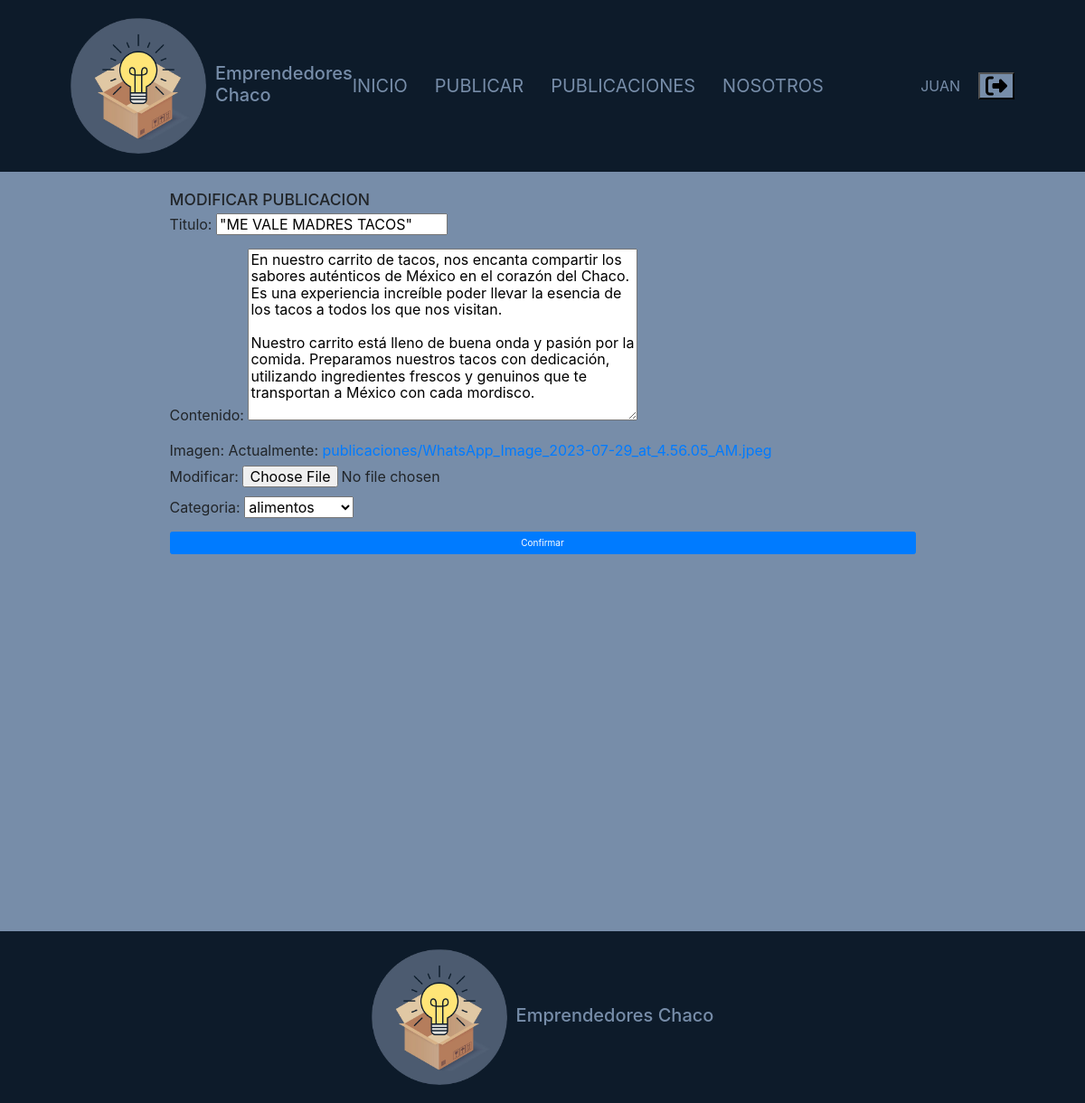
The app's page /publicaciones/Modificar/11 (signed in), older data.
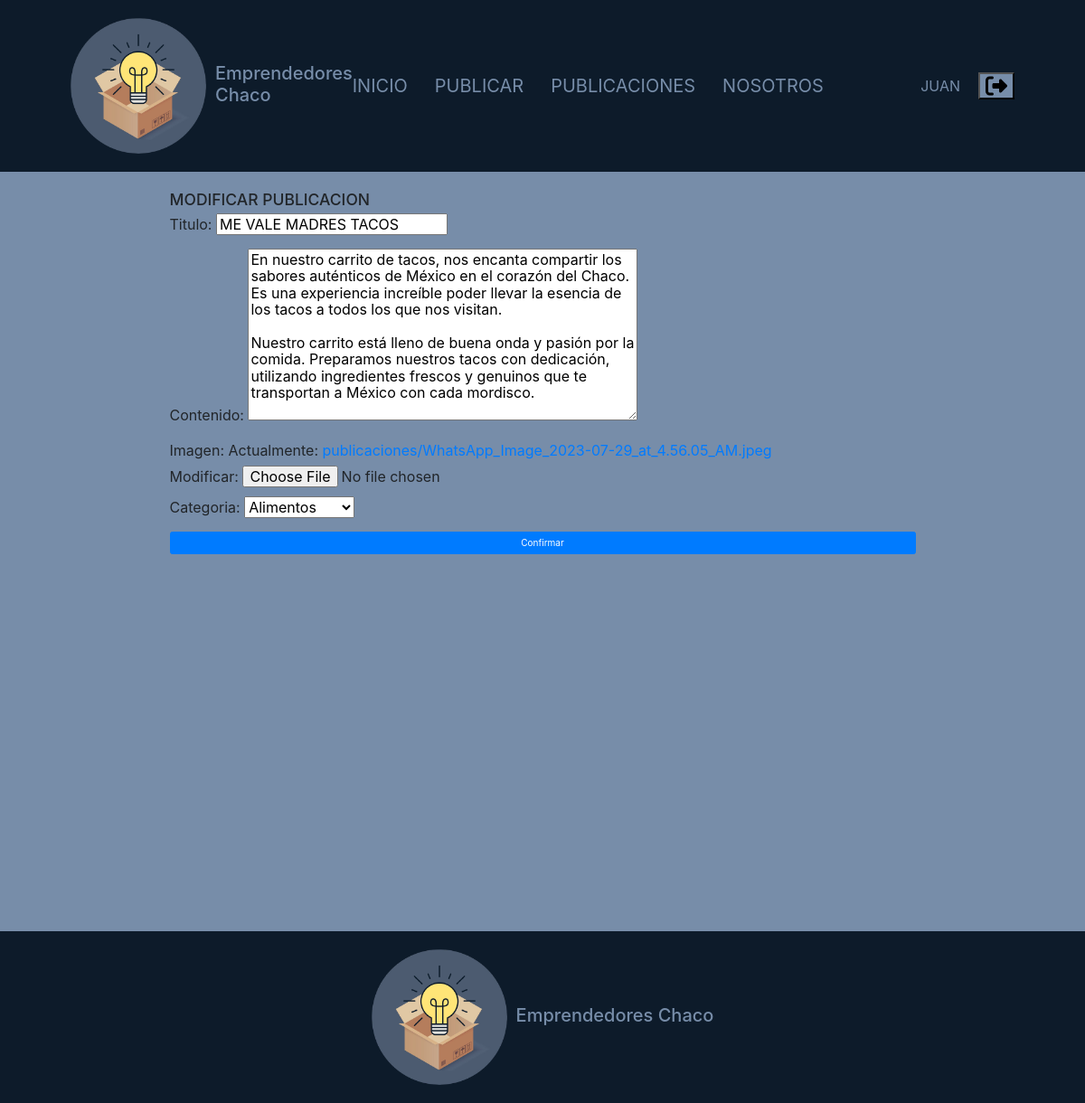
The same page, newer data.
### apps/publicaciones/models.py (models this page shows, shortened)
class Publicacion(models.Model):
    creado = models.DateTimeField('creado', auto_now_add=True)
    modificado = models.DateTimeField('modificado', auto_now=True)
    titulo = models.CharField(max_length = 250)
    contenido = models.TextField()
    autor = models.ForeignKey(User, on_delete = models.CASCADE)
    imagen = models.ImageField(upload_to = 'publicaciones')
    categoria = models.ForeignKey(Categoria, on_delete = models.CASCADE)

### apps/publicaciones/views.py (the view)
# urls.py: path('Modificar/<int:pk>', views.ModificarPublicacion.as_view(), name="modificar_publicacion"),
class ModificarPublicacion(UserPassesTestMixin,UpdateView):
    model = Publicacion
    form_class = Form_Alta
    template_name = 'publicaciones/modificar.html'
    success_url = reverse_lazy('publicaciones:listar_publicaciones')
    def test_func(self):
        return self.request.user.is_staff

### apps/publicaciones/forms.py
class Form_Alta(forms.ModelForm):
    class Meta:
        model = Publicacion
        fields = ('titulo', 'contenido', 'imagen', 'categoria')

### apps/publicaciones/models.py (called while the page is built)
    def __str__(self):
        return self.nombre

### templates/publicaciones/modificar.html
{% extends 'base.html' %}
{% load static %}
{% block contenido %}
<main role="main">
    <div class="container">
        <div class="row mt-3">
            <div class="col-md-9 mx-auto mb-5">
                <form action="" method="post" enctype="multipart/form-data">{% csrf_token %}
                    <h3>MODIFICAR PUBLICACION</h3>
                    {{form.as_p}}
                    <p><input type="submit" class="btn btn-primary btn-block" value="Confirmar"></p>
                </form>
            </div>
        </div>
    </div>
</main>
{% endblock contenido %}

Row changes from the older to the newer data that the page shows:
changed Publicacion: titulo "\"ME VALE MADRES TACOS\"" → "ME VALE MADRES TACOS"; categoria "alimentos" → "Alimentos"
